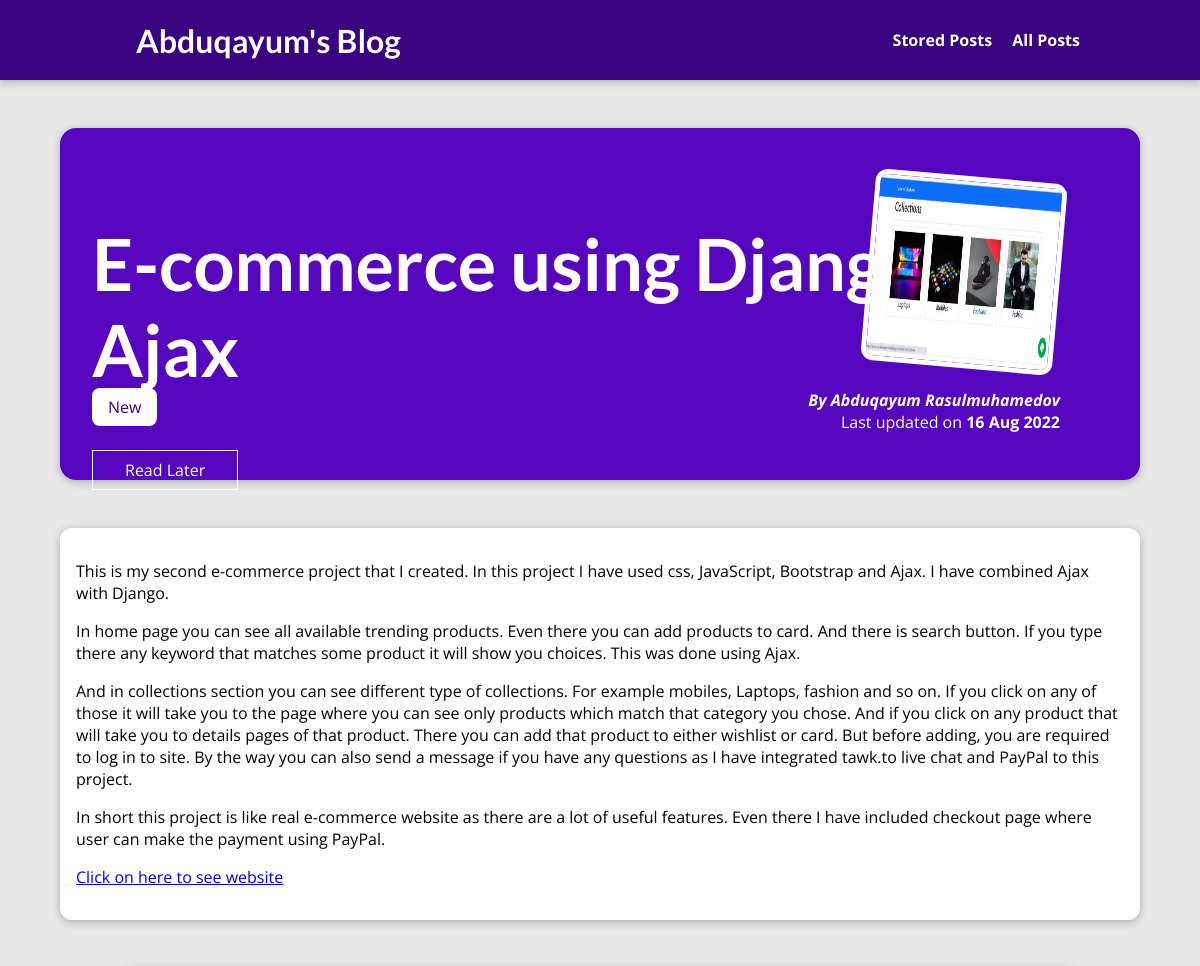
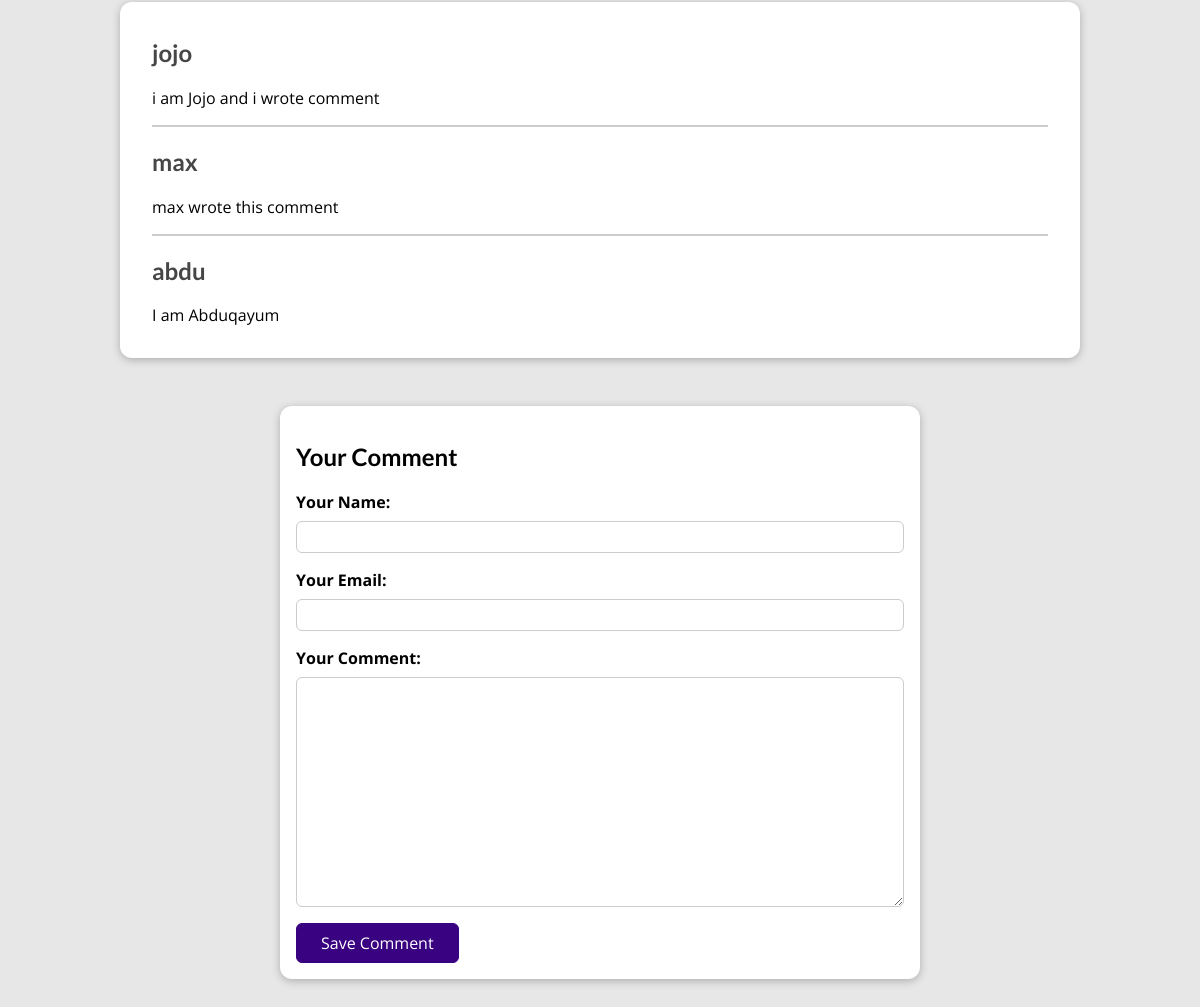
Screenshot of /posts/e-commerce-using-django-and-ajax/ with the database file from the repository (2 pictures, top to bottom).
### blog/models.py (models this page shows, shortened)
class Post(models.Model):
    title = models.CharField(max_length=100)
    excerpt = models.CharField(max_length=200)
    image_name = models.ImageField(upload_to="posts", null = True)
    date = models.DateField(auto_now=True)
    slug = models.SlugField(unique=True, db_index=True)
    content = models.TextField(validators=[MinLengthValidator(10)])
    author = models.ForeignKey(Author, on_delete=models.SET_NULL, null=True, related_name="posts")
    tags = models.ManyToManyField(Tag)
    link = models.CharField(max_length=200, null=True)

class Tag(models.Model):
    caption = models.CharField(max_length=20)

class Author(models.Model):
    first_name = models.CharField(max_length=100)
    last_name = models.CharField(max_length=100)
    email_address = models.EmailField()
    def full_name(self):
        return f"{self.first_name} {self.last_name}"
    def __str__(self):
        return self.full_name()

class Comment(models.Model):
    user_name = models.CharField(max_length=120)
    user_email = models.EmailField(null=True)
    text = models.TextField(max_length=400)
    post = models.ForeignKey(Post, on_delete=models.CASCADE, related_name="comments")

### blog/views.py (the view, shortened to what this page needs)
# urls.py: path("posts/<slug:slug>/", views.SinglePostView.as_view(), name="post-detail"),
class SinglePostView(View):
    def is_stored_post(self, request, post_id):
        stored_posts = request.session.get("stored_posts")
        if stored_posts is not None:
          is_saved_for_later = post_id in stored_posts
        else:
          is_saved_for_later = False
        return is_saved_for_later
    def get(self, request, slug):
        post = Post.objects.get(slug=slug)
        context = {
            "post": post,
            "post_tags": post.tags.all(),
            "comment_form": CommentForm(),
            "comments": post.comments.all().order_by("-id"),
            "saved_for_later": self.is_stored_post(request, post.id)
        }
        return render(request, "blog/post-detail.html", context)

### blog/forms.py
class CommentForm(forms.ModelForm):
    class Meta:
        model = Comment
        exclude = ["post"]
        labels = {
            "user_name": "Your Name",
            "user_email": "Your Email",
            "text": "Your Comment"
        }

### blog/templates/blog/post-detail.html (shortened to what this page needs)
{% extends "base.html" %}
{% load static %}
{% block css_files %}
    <link rel="stylesheet" href="{% static 'blog/post-detail.css' %}">
{% endblock  %}
{% block content %}
    <section id="summary">
        <h2>{{ post.title }}</h2>
        <div>
            {% for tag in post_tags %}
                <span class=tags> {{tag.caption}} </span>
            {% endfor %}
        </div>
        <form action="{% url 'read-later' %}" method="POST">
            <div id="read-later">
                <button>
                    {% if saved_for_later %}
                        Remove from "Read Later" List
                    {% else %}
                        Read Later
                    {% endif %}
                </button>
            </div>
        </form>
        <article>
            <a href="{{post.link}}"><img src="{{ post.image_name.url }}" alt="{{ post.title }}"></a>
            <address>By <a href="mailto:{{ post.author.email_address }}">{{ post.author }}</a></address>
            <div>
                Last updated on <time>{{post.date|date:"d M Y"}}</time>
            </div>
        </article>
    </section>
    <main>
        {{post.content|linebreaks}}
        <a href="{{ post.link }}"><p>Click on here to see website</p></a>
    </main>
    <section id="comments">
        <ul>
            {% for comment in comments %}
                <li>
                    <h2>{{ comment.user_name }}</h2>
                    <p>{{ comment.text|linebreaks }}</p>
                </li>
            {% endfor %}
        </ul>
    </section>
    <section id="comment-form">
        <h2>Your Comment</h2>
        <form action="{% url 'post-detail' post.slug %}" method="POST">
            {% for form_field in comment_form %}
                <div class="form-control {% if form_field.errors %} invalid {% endif %}">
                    {{ form_field.label_tag }}
                    {{ form_field }}
                </div>
            {% endfor %}
            <button>Save Comment</button>
        </form>
    </section>
{% endblock %}

### templates/base.html (shortened to what this page needs)
{% load static %}
<!DOCTYPE html>
<html lang="en">
<head>
    <link rel="stylesheet" href="{% static 'app.css' %}">
    {% block css_files %}{% endblock  %}
</head>
<body>
    <header id="main-navigation">
        <h1> <a href="{% url 'starting-page' %}">Abduqayum's Blog</a></h1>
        <nav>
            <a href="{% url 'read-later' %}">Stored Posts</a>
            <a href="{% url 'all-posts' %}">All Posts</a>
        </nav>
    </header>
    {% block content %}{% endblock  %}
</body>
</html>

### static/app.css (style rules this page uses)
* { box-sizing: border-box; }
html { font-family: 'Open Sans', 'Lato', sans-serif; }
body { margin: 0; }
h1, h2, h3 { font-family: 'Lato', sans-serif; font-weight: bold; }
#main-navigation { width: 100%; height: 5rem; display: flex; justify-content: space-between; align-items: center; padding: 0 10%; position: absolute; top: 0; left: 0; }
#main-navigation a { text-decoration: none; color: white; font-weight: bold; margin-left: 1rem; }

### blog/static/blog/post-detail.css (style rules this page uses)
body { background-color: #e7e7e7; }
#main-navigation { background-color: #390281; box-shadow: 0 2px 8px rgba(0, 0, 0, 0.25); }
#summary { margin: 8rem auto 3rem auto; padding: 2rem; width: 90%; max-width: 90rem; border-radius: 16px; background-color: #5706c0; position: relative; box-shadow: 0 2px 8px rgba(0, 0, 0, 0.25); height: 22rem; }
#summary h2 { color: white; font-size: 4.5rem; margin-bottom: 0.25rem; }
#summary article { position: absolute; top: 2rem; right: 3rem; padding: 1rem 2rem; border-radius: 12px; text-align: right; color: white; }
#summary article img { width: 12rem; height: 12rem; border-radius: 12px; transform: rotateZ(5deg); border: 5px solid white; margin-bottom: 1rem; }
#summary address { font-weight: bold; }
#summary a { color: white; text-decoration: none; }
#summary time { font-weight: bold; }
#read-later { margin: 2rem 0; }
#read-later button { background-color: transparent; border: 1px solid white; padding: 0.5rem 2rem; font: inherit; color: white; cursor: pointer; }
main { width: 90%; max-width: 90rem; margin: 3rem auto; background-color: white; padding: 1rem; border-radius: 12px; box-shadow: 0 2px 8px rgba(0, 0, 0, 0.25); }
.tags { background-color: white; color: #390281; padding: 0.5rem 1rem; border-radius: 8px; margin-right: 0.75rem; }
#comment-form { margin: 3rem auto; width: 90%; max-width: 40rem; border-radius: 12px; background-color: white; box-shadow: 0 2px 8px rgba(0, 0, 0, 0.25); padding: 1rem; }
#comment-form button { font: inherit; background-color: #390281; color: white; border: 1px solid #390281; padding: 0.5rem 1.5rem; border-radius: 6px; cursor: pointer; }
.form-control { margin-bottom: 1rem; }
.form-control label { font-weight: bold; margin-bottom: 0.5rem; display: block; }
.form-control input, .form-control textarea { display: block; width: 100%; font: inherit; padding: 0.25rem; border-radius: 6px; border: 1px solid #ccc; }
#comments { margin: 3rem auto; width: 90%; max-width: 60rem; border-radius: 12px; background-color: white; box-shadow: 0 2px 8px rgba(0, 0, 0, 0.25); padding: 1rem 2rem; }
#comments ul { list-style: none; margin: 0; padding: 0; }
#comments li { margin-bottom: 1rem; border-bottom: 2px solid #ccc; }
#comments li:last-of-type { border-bottom: none; }
#comments h2 { color: #464646; }

### rows the page displays
Post: title "E-commerce using Django and Ajax", image_name (picture), author "Abduqayum Rasulmuhamedov", date "16 Aug 2022", content "This is my second e-commerce project that I created. In this project I have used css, JavaScript, Bootstrap and Ajax. I have combined Ajax with Django. In home page you can see all available trending products. Even there you can add products to card. And there is search button. If you type there any keyword that matches some product it will show you choices. This was done using Ajax. And in collections section you can see different type of collections. For example mobiles, Laptops, fashion and so on. If you click on any of those it will take you to the page where you can see only products which match that category you chose. And if you click on any product that will take you to details…"
Tag: caption "New"
Comment: user_name "jojo", text "i am Jojo and i wrote comment"
Comment: user_name "max", text "max wrote this comment"
Comment: user_name "abdu", text "I am Abduqayum"
